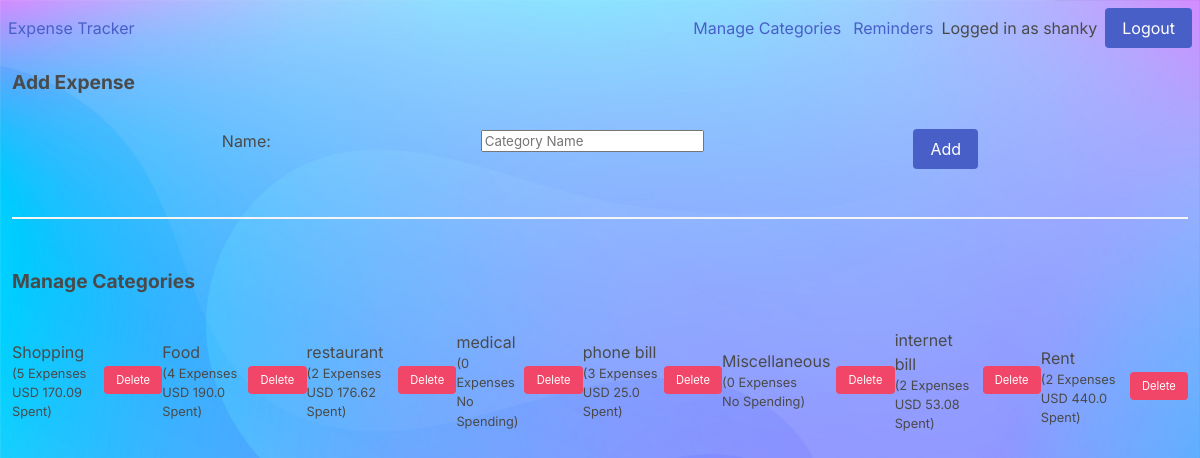
Screenshot of /manage-category/ (signed in) with the database file from the repository.
### tracker/models.py (models this page shows, shortened)
class Category(models.Model):
    name = models.CharField(max_length=266)

### tracker/views.py (the view)
# urls.py: path('manage-category/', views.manage_category, name='manage_category'),
def manage_category(request):
    if request.method == "POST":
        form = CategoryForm(request.POST)
        if form.is_valid():
            form.save()
            return redirect("manage_category")
    return render(
        request,
        "manage_category.html",
        {
            "addcategory": CategoryForm(),
            "categories": Category.objects.annotate(
                count=Count("expense"),
                total_amount=Sum("expense__amount", filter=Q(expense__owner=request.user)),
            ),
        },
    )

### tracker/forms.py
class CategoryForm(forms.ModelForm):
    class Meta:
        model = Category
        fields = ['name']
        widgets = {
            'name': forms.TextInput(attrs={'class': 'form-control', 'placeholder': 'Category Name'}),
        }

### expensetracker/context_processors.py (called while the page is built)
def get_app_wide_configs(request):
    return {
        'CURRENCY': 'USD'
    }

### templates/manage_category.html (shortened to what this page needs)
{% load bulma_tags %}
<!DOCTYPE html>
<head>
    <link rel="stylesheet" href="https://cdn.jsdelivr.net/npm/bulma@0.9.4/css/bulma.min.css">
</head>
<body>
    <div style="display: flex; justify-content: space-between; margin: 1vh; align-items: center;">
        <div><a href="/">
            Expense Tracker
        </a></div>
        {% if request.user.is_authenticated %}
        <div style="display: flex; align-items: center; width: 60%; gap: 8px; justify-content: end;">
                <div style="display: flex; align-items: center; margin-left: 12px; gap: 12px;">
                    <div><a href="{% url 'manage_category' %}">Manage Categories</a></div>
                    <div><a href="{% url 'reminders' %}">Reminders</a></div>
                </div>
                <div>Logged in as {{ request.user.username }}</div>
                <a class="button is-link" href="{% url 'logout' %}">Logout</a>
            </div>
        {% else %}
            <div>
                <a href="{% url 'login' %}">Login</a>
                <a href="{% url 'signup' %}">Signup</a>
            </div>
        {% endif %}
    </div>
    {% if request.user.is_authenticated %}
        <div style="display: flex; justify-content: center; flex-direction: column; padding: 12px;">
            <div style="font-size: 1.2rem; margin-bottom: 2vh; font-weight: bold;">Add Expense</div>
            <form method="POST" action="#" style="display: flex; justify-content: space-evenly; width: 100%; align-items: center;">
                {{ addcategory | bulma }}
                <div class="field is-grouped" style="margin-top: 2vh;">
                    <div class="control">
                        <button class="button is-link">Add</button>
                    </div>
                </div>
            </form>
            <br><hr><br>
            <div style="font-size: 1.2rem; margin-bottom: 2vh; font-weight: bold;">Manage Categories</div>
            <div style="display: flex; justify-content: space-evenly; width: 100%; align-items: center;">
                {% for cat in categories %}
                    <div class="field is-grouped" style="margin-top: 2vh; gap: 6px; display: flex; align-items: center;">
                        <div>
                            {{cat.name}} <div style="font-size: .8rem;">({{cat.count}} Expenses<br>{% if cat.total_amount != None %} {{CURRENCY}} {{cat.total_amount}} Spent{% else %} No Spending{% endif %})</div>
                        </div>
                        <div class="control">
                            <button class="button is-extra-small is-danger" style="font-size: .7rem;" onclick="location.href='{% url 'delete_category' cat.id %}'">Delete</button>
                        </div>
                    </div>
                {% endfor %}
            </div>
        </div>
    {% endif %}
</body>
</html>

### templates/manage_category.html (style rules this page uses)
body { font-family: 'Cabin Condensed', sans-serif; font-family: 'Inter', sans-serif; }

### rows the page displays
Category: name "Shopping", count "5", CURRENCY "USD", total_amount "170.09"
Category: name "Food", count "4", CURRENCY "USD", total_amount "190.0"
Category: name "restaurant", count "2", CURRENCY "USD", total_amount "176.62"
Category: name "medical", count "0", shows "No Spending"
Category: name "phone bill", count "3", CURRENCY "USD", total_amount "25.0"
Category: name "Miscellaneous", count "0", shows "No Spending"
Category: name "internet bill", count "2", CURRENCY "USD", total_amount "53.08"
Category: name "Rent", count "2", CURRENCY "USD", total_amount "440.0"

### other values shown
{{ request.user.username }} "shanky"
